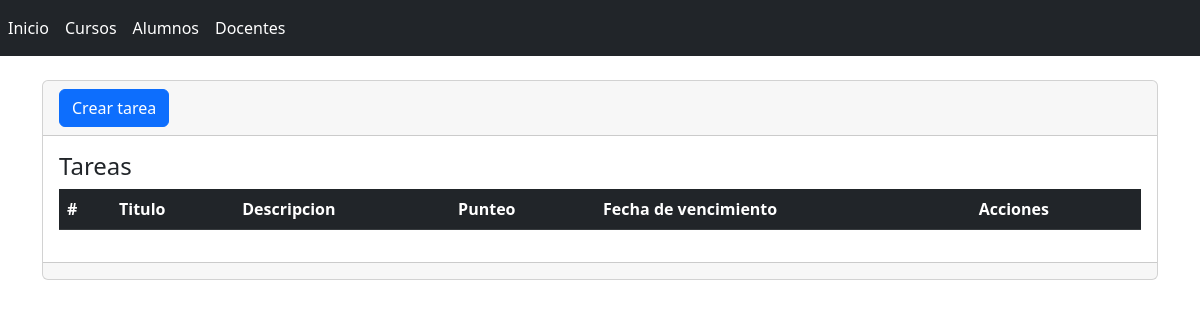
The app's page /tareas, older data.
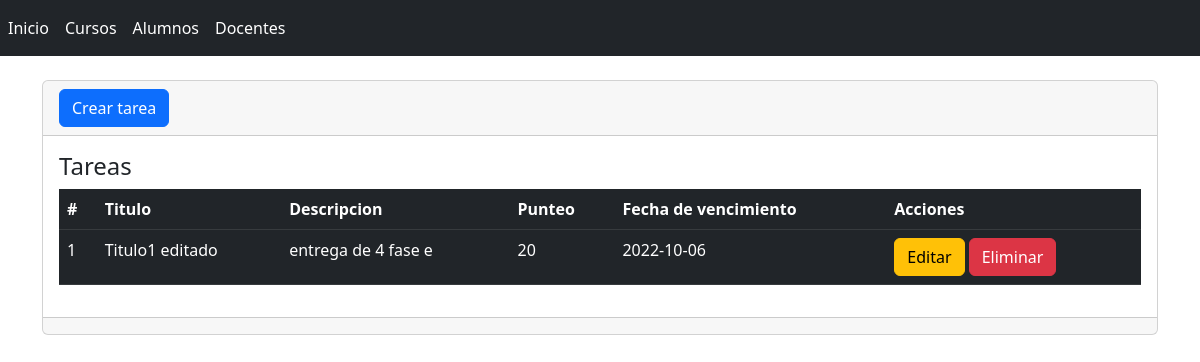
The same page, newer data.
### tarea/models.py (models this page shows, shortened)
class Tarea(models.Model):
    id = models.AutoField(primary_key=True)#id auto_increment
    titulo= models.CharField(max_length=255,verbose_name="Titulo")#campo de texto
    descripcion= models.TextField(null=False,verbose_name="Descripcion")
    punteo= models.IntegerField(null=False,verbose_name="Punteo")
    fechaVencimiento= models.CharField(max_length=255,null=False,verbose_name="Fecha de Vencimiento")

### tarea/views.py (the view)
# urls.py: path('tareas',views.tareas,name='tareas'),
def tareas(request):
    tareas=Tarea.objects.all()#se consulta los tareas
    return render(request, 'tareas/index.html',{'tareas': tareas})#nombre y valor

### tarea/templates/tareas/index.html (shortened to what this page needs)
{% extends "base.html" %}
{% block contenido %}
<div class="card">
    <div class="card-header">
        <a name="" id="" class="btn btn-primary" href="{% url 'crearTarea' %}" role="button">Crear tarea</a>
    </div>
    <div class="card-body">
        <h4 class="card-title">Tareas</h4>
        <div class="table-responsive">
            <table class="table table-dark">
                <thead>
                    <tr>
                        <th scope="col">#</th>
                        <th scope="col">Titulo</th>
                        <th scope="col">Descripcion</th>
                        <th scope="col">Punteo</th>
                        <th scope="col">Fecha de vencimiento</th>
                        <th scope="col">Acciones</th>
                    </tr>
                </thead>
                <tbody>
                    {% for tarea in tareas %}
                    <tr>
                        <td>{{ tarea.id }}</td>
                        <td>{{ tarea.titulo }}</td>
                        <td>{{ tarea.descripcion }}</td>
                        <td>{{ tarea.punteo }}</td>
                        <td>{{ tarea.fechaVencimiento }}</td>
                        <td>
                            <a name="" id="" class="btn btn-warning" href="{% url 'editarTarea' tarea.id %}" role="button">Editar</a>
                            <a name="" id="" class="btn btn-danger" href="{% url 'eliminarTarea' tarea.id %}" role="button">Eliminar</a>
                        </td>
                    </tr>
                    {% endfor %}
                </tbody>
            </table>
        </div>
    </div>
    <div class="card-footer text-muted">
    </div>
</div>
{% endblock %}

Row changes from the older to the newer data that the page shows:
added Tarea: id "1", titulo "Titulo1 editado", descripcion "entrega de 4 fase e", punteo "20", fechaVencimiento "2022-10-06"
